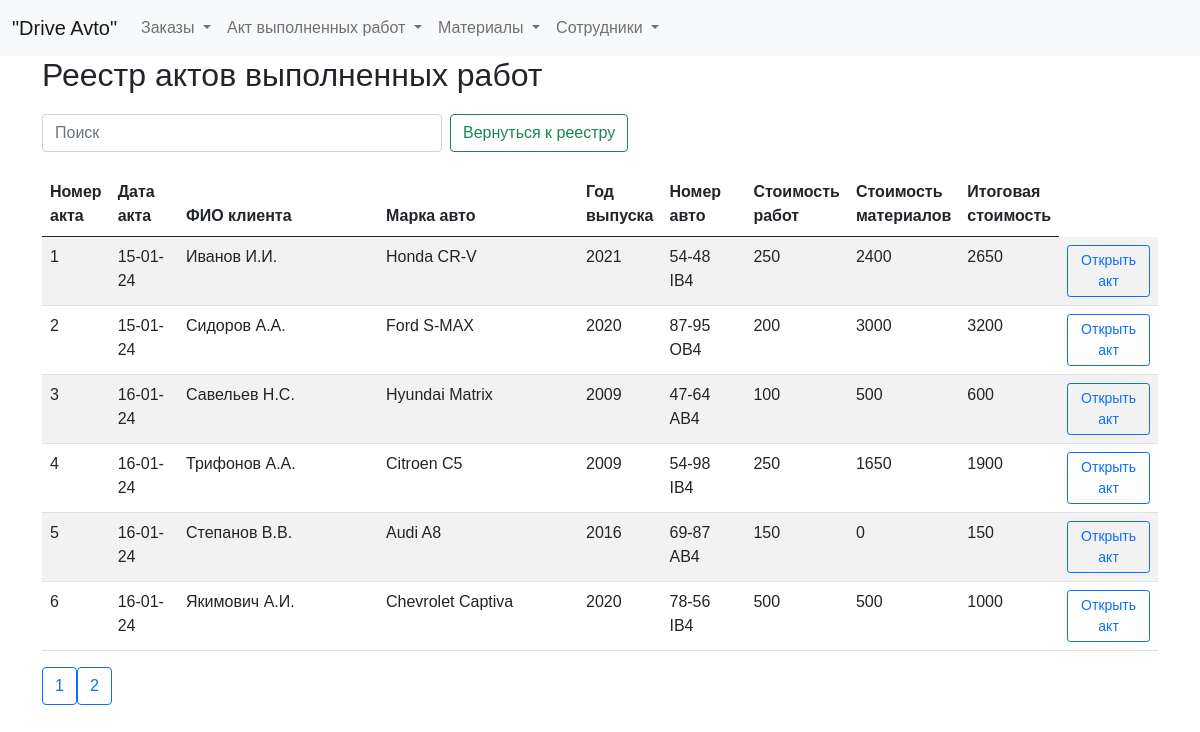
The app's page /list_act, older data.
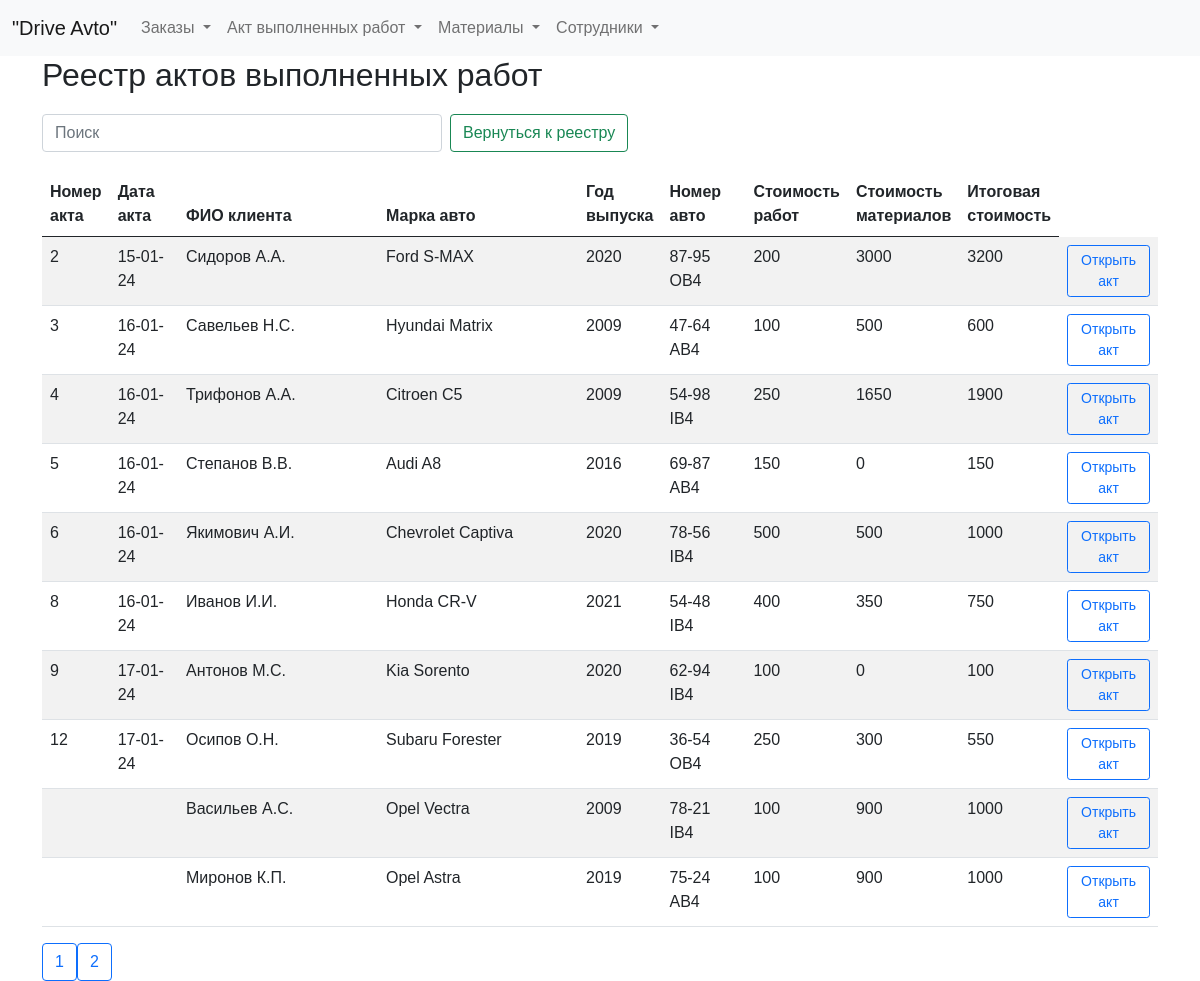
The same page, newer data.
### tables this page shows
CREATE TABLE log (
id integer PRIMARY KEY AUTOINCREMENT,
date_order text NOT NULL,
name_customer text NOT NULL,
brand_car text NOT NULL,
year_car text NOT NULL,
number_car text NOT NULL,
text_order text NOT NULL,
id_act integer
);

### fcompany.py (the view)
@app.route("/list_act")
def showList_act():
    return render_template("list_act.html", title="Реестр", list_act=dbase.getList_act())

### fcompany.py (called while the page is built)
def connect_db():  # общая функция для установления соединения с БД
    conn = sqlite3.connect(app.config['DATABASE'])
    conn.row_factory = sqlite3.Row  # записи будут представлены не в виде кортежей, а в виде словаря (для исп в шаблонах)
    return conn

def get_db():
    if not hasattr(g, 'link_db'):
        g.link_db = connect_db()
    return g.link_db

@app.before_request
def before_request():
    global dbase
    db = get_db()
    dbase = FDataBase(db)

### templates/list_act.html (shortened to what this page needs)
{% extends 'base.html' %}
{% block content %}
<h2>Реестр актов выполненных работ</h2>
<form class="d-flex" role="search" action="/" method="get">
  <input class="form-control me-2 narrow-search" type="search" id="searchInput" placeholder="Поиск" aria-label="Search">
  <button class="btn btn-outline-success narrow-button" type="button" id="resetButton">Вернуться к реестру</button>
</form>
<div class="table-responsive">
<table id="myTable" class="table table-striped max-width: 100%">
  <thead>
    <tr>
      <th scope="col" style="width: 50px;">Номер акта</th>
      <th scope="col">Дата акта</th>
      <th scope="col" style="width: 200px;">ФИО клиента</th>
      <th scope="col" style="width: 200px;">Марка авто</th>
      <th scope="col" style="width: 50px;">Год выпуска</th>
      <th scope="col">Номер авто</th>
      <th scope="col" style="width: 50px;">Стоимость работ</th>
      <th scope="col" style="width: 50px;">Стоимость материалов</th>
      <th scope="col" style="width: 50px;">Итоговая стоимость</th>
    </tr>
  </thead>
  <tbody>
    {% for row in list_act %}
    <tr>
        <td>{{ row.id_act }}</td>
        <td>{{ row.date_act }}</td>
        <td>{{ row.name_customer }}</td>
        <td>{{ row.brand_car }}</td>
        <td>{{ row.year_car }}</td>
        <td>{{ row.number_car }}</td>
        <td>{{ row.total_work }}</td>
        <td>{{ row.total_materials }}</td>
        <td>{{ row.total_price }}</td>
        <td>
            <a href="/final_act/{{ row.id_act }}" class="btn btn-outline-primary btn-sm">Открыть акт</a>
        </td>
    </tr>
    {% endfor %}
  </tbody>
</table>
</div>
<div class="pagination">
  <button class="btn btn-outline-primary prev-page"></button>
  <button class="btn btn-outline-primary next-page"></button>
</div>
{% endblock %}

Row changes from the older to the newer data that the page shows:
changed log "Иванов И.И.": id_act "1" → "8"; date_act "15-01-24" → "16-01-24"; total_work "250" → "400"; total_materials "2400" → "350"; total_price "2650" → "750"; moves down the list
added log: id_act "9", date_act "17-01-24", name_customer "Антонов М.С.", brand_car "Kia Sorento", year_car "2020", number_car "62-94 IB4", total_work "100", total_materials "0", total_price "100"
added log: id_act "12", date_act "17-01-24", name_customer "Осипов О.Н.", brand_car "Subaru Forester", year_car "2019", number_car "36-54 OB4", total_work "250", total_materials "300", total_price "550"
added log: name_customer "Васильев А.С.", brand_car "Opel Vectra", year_car "2009", number_car "78-21 IB4", total_work "100", total_materials "900", total_price "1000"
added log: name_customer "Миронов К.П.", brand_car "Opel Astra", year_car "2019", number_car "75-24 АВ4", total_work "100", total_materials "900", total_price "1000"
